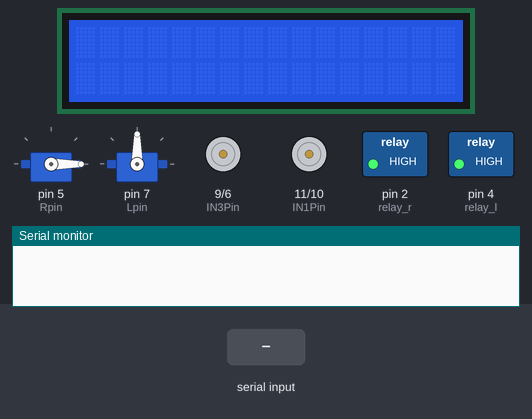
Bench run of a sketch on a simulated Arduino Uno, built with avr-gcc and run on an emulated ATmega328P. Parts: 2 × servo, 16×2 character LCD, motor-driver pin pairs drawn as motors (green arrow = first pin HIGH = forward, orange = second pin HIGH = backward, longer = more drive), switched loads named in the sketch (green lamp = pin HIGH), the last lines printed to the serial monitor. Inputs (shaded band) come from the test bench.

Above: at 1.3 s.
1.4 s: "w" received over Serial
At 1.62 s:
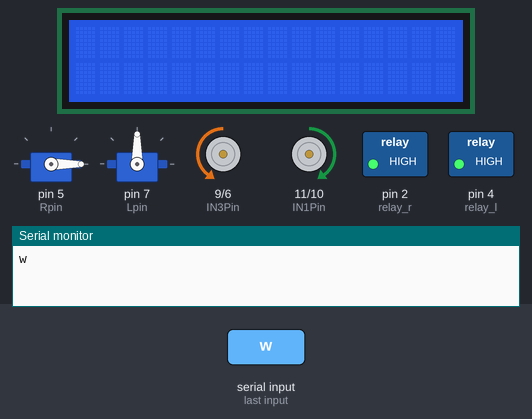
4.4 s: "r" received over Serial
At 5.3 s:
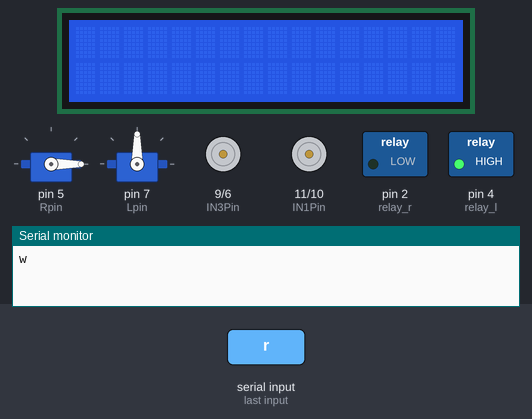
6.0 s: "l" received over Serial
At 6.8 s:
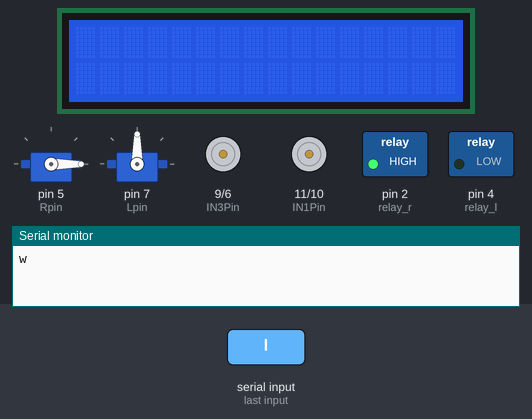
7.5 s: "s" received over Serial
At 8.4 s:
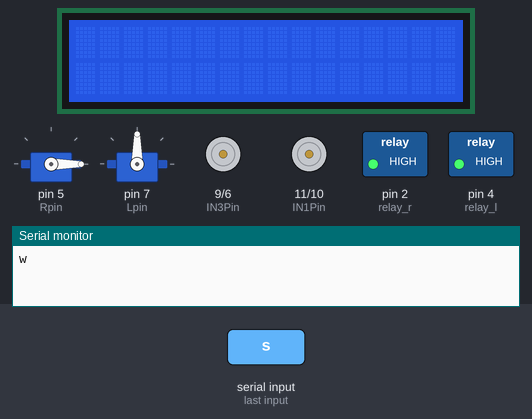
9.0 s: byte 51 ('3') received over Serial
At 10.0 s:
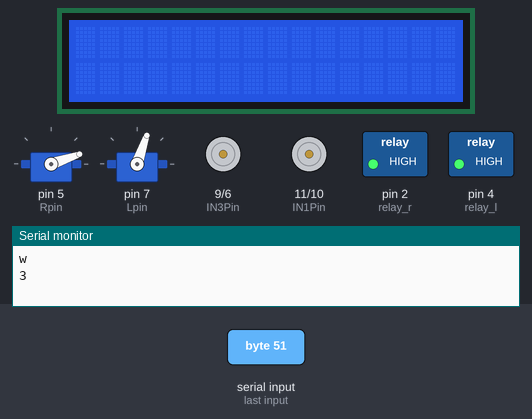
13.2 s: "d" received over Serial
At 15.3 s:
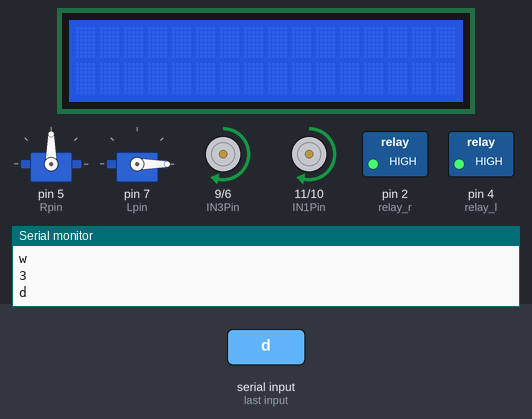
Timing chart, 0 to 17.2 s (numbered marks = the images above; inputs shaded):
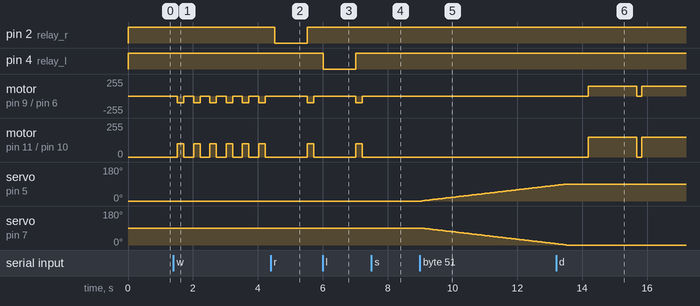

The sketch:

real_final_no_gps.ino
```cpp
#include <SoftwareSerial.h>
#include <Wire.h>
#include <LiquidCrystal_I2C.h>
#include <Servo.h>
#define Water_level_Sensor_Pin A0

Servo RS;
Servo LS;
LiquidCrystal_I2C lcd(0x27, 16, 2);

int Water_level_Value = 0;
int hour = 0, minute = 0, second = 0;
char ch = ':';

char inputkey = 's';

int IN1Pin = 11;
int IN2Pin = 10;
int IN3Pin = 9;
int IN4Pin = 6;
int relay_r = 2; //in1
int relay_l = 4; //in2
int Rpin = 5;
int Lpin = 7;

int ang1 = 0;
int ang2 = 90;

unsigned long time_previous, time_current;

void Motor1(int);
void Motor2(int);

void setup() {

  // 릴레이 워터펌프
  pinMode(relay_r, OUTPUT);
  pinMode(relay_l, OUTPUT);
  digitalWrite(relay_r, HIGH);
  digitalWrite(relay_l, HIGH); // HIGH가 꺼진 것

  // 서보모터 (팔)
  RS.attach(Rpin);
  LS.attach(Lpin);
  RS.write(ang1);
  LS.write(ang2);


  // DC모터 (바퀴)
  pinMode(IN1Pin, OUTPUT);
  pinMode(IN2Pin, OUTPUT);
  pinMode(IN3Pin, OUTPUT);
  pinMode(IN4Pin, OUTPUT);
  Motor1(0);
  Motor2(-0);
  Serial.begin(9600);

  lcd.init();
  lcd.init();
  lcd.backlight();
  pinMode(Water_level_Sensor_Pin, INPUT);
}


void loop() {    //1

  lcd.init();
  lcd.init();
  lcd.backlight();
  pinMode(Water_level_Sensor_Pin, INPUT);
  char in_data;
  int i;
  if (Serial.available()) {     //2
    in_data = Serial.read();
    Serial.println(in_data);

    if (in_data == 'w') {        // 앞

      for (i = 0; i < 10000; i++) {
        Motor1(100);
        Motor2(-100);
        delay(200);
        Motor1(0);
        Motor2(0);
        delay(300);
        in_data = Serial.read();
        if (in_data == 's')
          break;

        if (in_data == 'r') {
          digitalWrite(relay_r, LOW);
          delay(1000);
          digitalWrite(relay_r, HIGH);
        }
        if (in_data == 'l') {
          digitalWrite(relay_l, LOW);
          delay(1000);
          digitalWrite(relay_l, HIGH);
        }
      }
    }

    else if (in_data == 's') { //정지
      Motor1(0);
      Motor2(0);
    }
    else if (in_data == 'd') { //왼쪽
      Motor1(150);
      Motor2(150);
      delay(1500);
      Motor1(0);
      Motor2(0);
      delay(150);
      Motor1(150);
      Motor2(150);
      delay(1500);

    }
    else if (in_data == 'a') { // 오른쪽
      Motor1(-150);
      Motor2(-150);
      delay(1500);
      Motor1(0);
      Motor2(0);
      delay(1500);
      Motor1(-150);
      Motor2(-150);
      delay(1500);
    }
    else if (in_data == 'x') { // 뒷쪽
      for (i = 0; i < 10000; i++) {
        Motor1(-200);
        Motor2(200);
        delay(100);
        Motor1(0);
        Motor2(0);
        delay(300);
        in_data = Serial.read();
        if (in_data == 's')
          break;
      }
    }
    else if ( in_data == '0') { // 양쪽 접힌 상태
      for (int i = 0; i < 100; i++) {
        if (ang1 > 0) {
          ang1 -= 1;
          RS.write(ang1);
        }
        if (ang2 < 90) {
          ang2 += 1;
          LS.write(ang2);
        }
        delay(50);
      }
    }
    else if (in_data == '1') {//왼쪽만 펼침
      for (int i = 0; i < 100; i++) {
        if (ang1 < 90) {
          ang1 += 1;
          RS.write(ang1);
          delay(50);
        }
      }
    }
    else if (in_data == '2') {// 오른쪽만 펼침
      for (int i = 0; i < 100; i++) {
        if (ang2 > 0) {
          ang2 -= 1;
          LS.write(ang2);
        }
        delay(50);
      }
    }
    else if (in_data == '3') { // 양쪽 펼친 상태
      for (int i = 0; i < 100; i++) {
        if (ang1 < 90) {
          ang1 += 1;
          RS.write(ang1);
        }
        if (ang2 > 0) {
          ang2 -= 1;
          LS.write(ang2);
        }
        delay(50);
      }
    }

    // 릴레이 워터펌프
    if (in_data == 'r') {
      digitalWrite(relay_r, LOW);
      delay(1000);
      digitalWrite(relay_r, HIGH);
    }
    if (in_data == 'l') {
      digitalWrite(relay_l, LOW);
      delay(1000);
      digitalWrite(relay_l, HIGH);
    }
  }
}

void Motor1(int a)
{
  a = constrain(a , -255, 255);
  if (a > 0)
  {
    analogWrite(IN1Pin, a);
    analogWrite(IN2Pin, 0);
  } else
  {
    analogWrite(IN1Pin, 0);
    analogWrite(IN2Pin, -a);
  }
}

void Motor2(int a)
{
  a = constrain(a , -255, 255);
  if (a > 0)
  {
    analogWrite(IN3Pin, a);
    analogWrite(IN4Pin, 0);
  } else
  {
    analogWrite(IN3Pin, 0);
    analogWrite(IN4Pin, -a);
  }
}
```

Measured:
- after the input at 1.4 s, motor on pin 9 (IN3Pin) / pin 6 (IN4Pin): alternates backward 100/255 for 0.20 s and stopped for 0.30 s, starting after 0.12 s; motor on pin 11 (IN1Pin) / pin 10 (IN2Pin): alternates forward 100/255 for 0.20 s and stopped for 0.30 s, starting after 0.12 s
- after the input at 4.4 s, pin 2 (relay_r): HIGH → LOW after 0.12 s, → HIGH 1.0 s later
- after the input at 6.0 s, pin 4 (relay_l): HIGH → LOW at once, → HIGH 1.0 s later
- after the input at 7.5 s, motor on pin 9 (IN3Pin) / pin 6 (IN4Pin), motor on pin 11 (IN1Pin) / pin 10 (IN2Pin): stops changing and stays stopped
- after the input at 9.0 s, servo on pin 5 (Rpin): moves from 0° to 83° over 4.1 s, starting after 0.05 s; servo on pin 7 (Lpin): moves from 90° to 7° over 4.1 s, starting after 0.05 s
- after the input at 13.2 s, motor on pin 9 (IN3Pin) / pin 6 (IN4Pin), motor on pin 11 (IN1Pin) / pin 10 (IN2Pin): stopped → forward 150/255 after 0.99 s, → stopped 1.5 s later, → forward 150/255 0.15 s later
